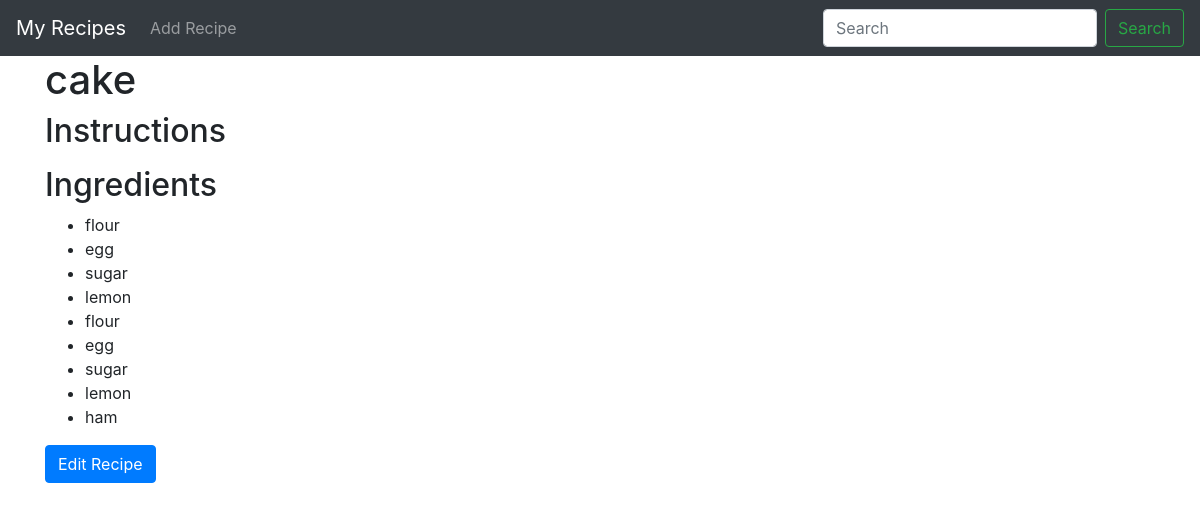
The page /recipes/2 on the database as committed earlier.
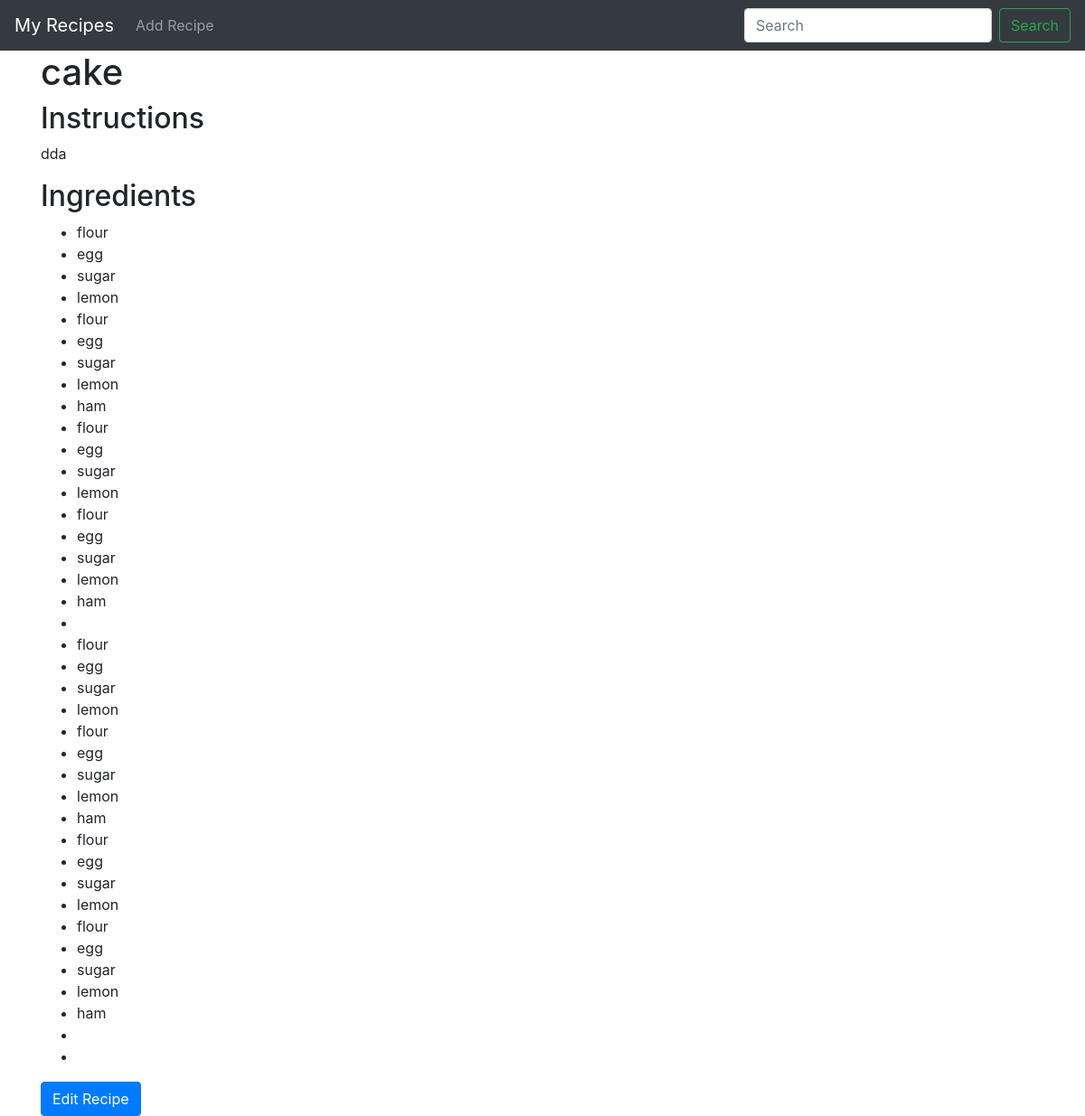
The same page on the database as committed later.
### app.py (models this page shows)
class Ingredient(db.Model):
    id = db.Column(db.Integer, primary_key=True)
    name = db.Column(db.String(100), nullable=False)
    recipe_id = db.Column(db.Integer, db.ForeignKey('recipe.id'), nullable=False)

class Recipe(db.Model):
    id = db.Column(db.Integer, primary_key=True)
    name = db.Column(db.String(100), nullable=False)
    instructions = db.Column(db.Text, nullable=False)
    image_file = db.Column(db.String(20), nullable=True, default='default.jpg')

### app.py (the view)
@app.route('/recipes/<int:recipe_id>', methods=['GET'])
def recipe(recipe_id):
    image_file = url_for('static', filename=f'recipe_pics/{Recipe.image_file}')
    recipe = Recipe.query.get_or_404(recipe_id)
    ingredients = Ingredient.query.filter_by(recipe_id=recipe_id).all()
    return render_template('recipe.html', recipe=recipe, ingredients=ingredients, title=recipe.name)

### templates/recipe.html
{% extends "layout.html" %}
{% block content %}
<div class="content-section">
  <h1>{{ recipe.name }}</h1>
  <h2>Instructions</h2>
  <p>{{ recipe.instructions }}</p>
  <h2>Ingredients</h2>
  <ul>
    {% for ingredient in ingredients %}
    <li>{{ ingredient.name }}</li>
    {% endfor %}
  </ul>
</div>
<a href="{{ url_for('edit_recipe', recipe_id=recipe.id) }}" class="btn btn-primary">Edit Recipe</a>
{% endblock %}

Rows that differ between the two databases and show on the page:
changed Recipe "cake": instructions (not shown) → "dda"
added Ingredient: name "flour"
added Ingredient: name "egg"
added Ingredient: name "sugar"
added Ingredient: name "lemon"
added Ingredient: name "flour"
added Ingredient: name "egg"
added Ingredient: name "sugar"
added Ingredient: name "lemon"
added Ingredient: name "ham"
added Ingredient: name "flour"
added Ingredient: name "egg"
added Ingredient: name "sugar"
added Ingredient: name "lemon"
added Ingredient: name "flour"
added Ingredient: name "egg"
added Ingredient: name "sugar"
added Ingredient: name "lemon"
added Ingredient: name "ham"
added Ingredient: name "flour"
added Ingredient: name "egg"
added Ingredient: name "sugar"
added Ingredient: name "lemon"
added Ingredient: name "flour"
added Ingredient: name "egg"
added Ingredient: name "sugar"
added Ingredient: name "lemon"
added Ingredient: name "ham"
